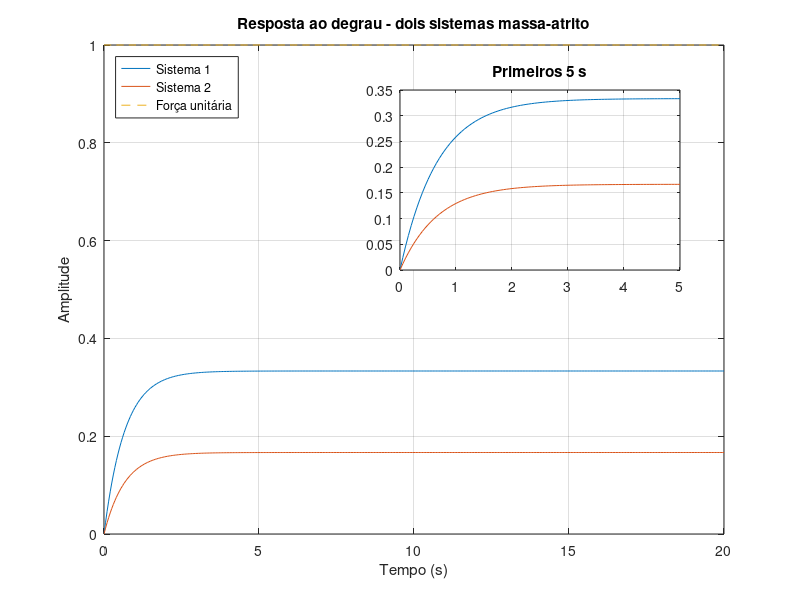
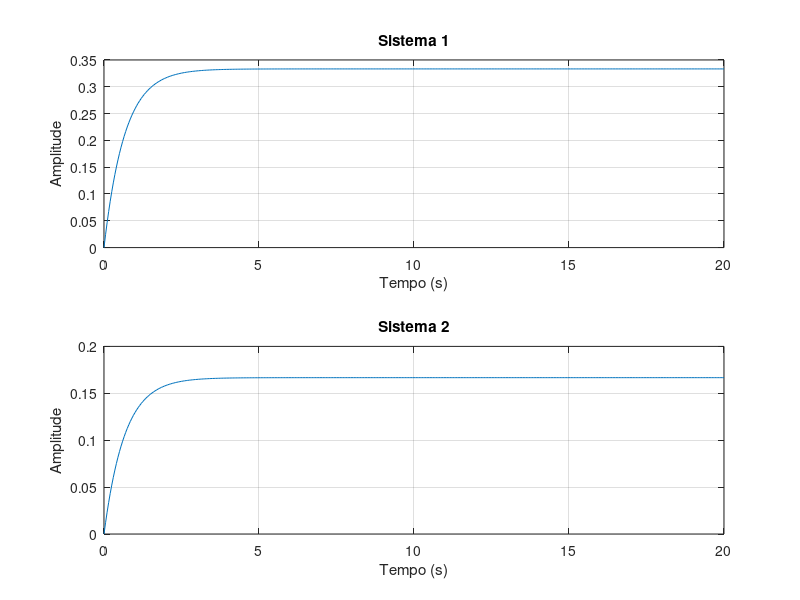
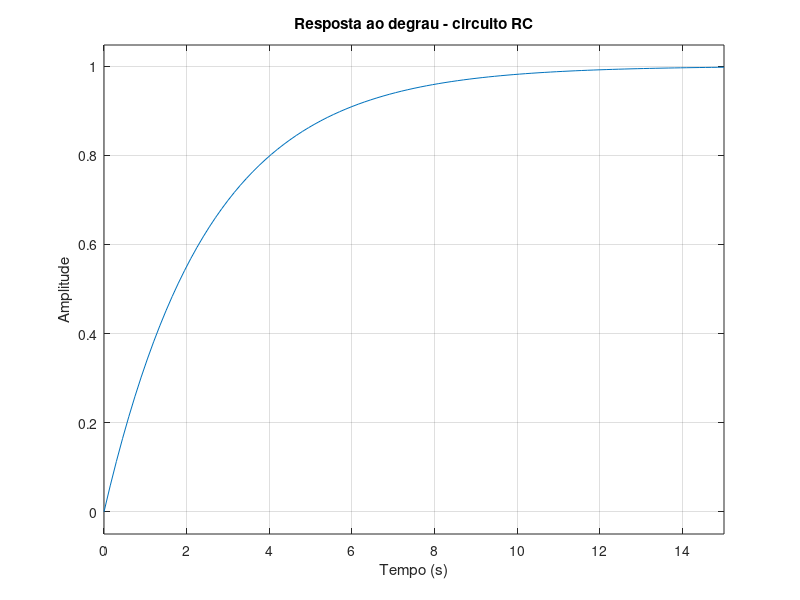
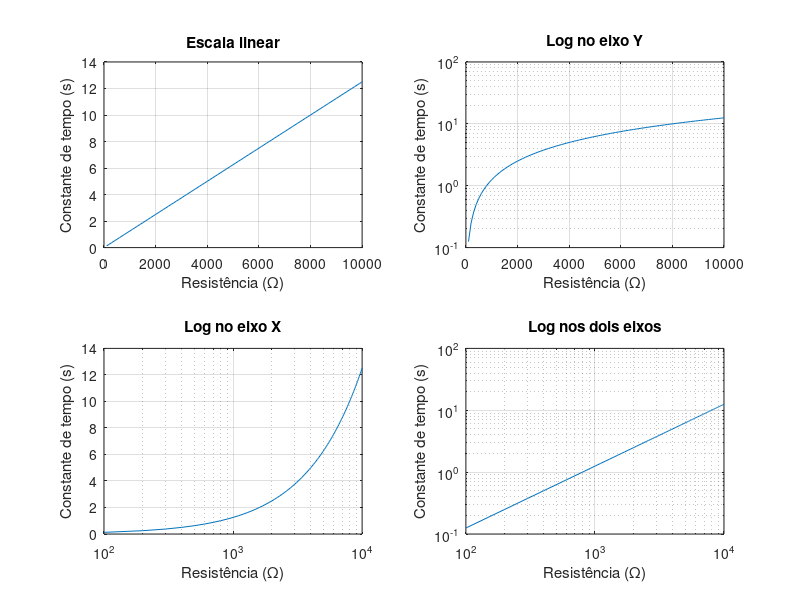

The MATLAB script that drew these images, in order: (Note: this script raises an error after producing the figures.)
%% Exercício 1 - Sistemas massa-atrito e comparação gráfica (Caixa Branca)
M1 = 2; B1 = 3;
M2 = 4; B2 = 6;

G1 = tf(1, [M1 B1])
G2 = tf(1, [M2 B2])

t = 0:0.05:20;
y1 = step(G1, t);
y2 = step(G2, t);

figure;
plot(t, y1, t, y2, t, ones(size(t)), '--');
xlabel('Tempo (s)');
ylabel('Amplitude');
title('Resposta ao degrau - dois sistemas massa-atrito');
legend('Sistema 1', 'Sistema 2', 'Força unitária', 'Location', 'northwest');
grid on;

sel = t <= 5;
axes('Position', [0.5 0.55 0.35 0.3]);
box on;
plot(t(sel), y1(sel), t(sel), y2(sel));
title('Primeiros 5 s');
grid on;

figure;
subplot(2,1,1);
plot(t, y1);
xlabel('Tempo (s)');
ylabel('Amplitude');
title('Sistema 1');
grid on;

subplot(2,1,2);
plot(t, y2);
xlabel('Tempo (s)');
ylabel('Amplitude');
title('Sistema 2');
grid on;

%% Exercício 2 - Circuito RC e comparação de escalas (Caixa Cinza)
R = 2000;
tau = 2.5;
C = tau/R

G = tf(1, [R*C 1])

figure;
step(G, 15);
xlabel('Tempo (s)');
ylabel('Amplitude');
title('Resposta ao degrau - circuito RC');
grid on;

Rteste = 100:100:10000;
tau_teste = Rteste * C;

figure;
subplot(2,2,1);
plot(Rteste, tau_teste);
xlabel('Resistência (\Omega)');
ylabel('Constante de tempo (s)');
title('Escala linear');
grid on;

subplot(2,2,2);
semilogy(Rteste, tau_teste);
xlabel('Resistência (\Omega)');
ylabel('Constante de tempo (s)');
title('Log no eixo Y');
grid on;

subplot(2,2,3);
semilogx(Rteste, tau_teste);
xlabel('Resistência (\Omega)');
ylabel('Constante de tempo (s)');
title('Log no eixo X');
grid on;

subplot(2,2,4);
loglog(Rteste, tau_teste);
xlabel('Resistência (\Omega)');
ylabel('Constante de tempo (s)');
title('Log nos dois eixos');
grid on;

%% Exercício 3 - Identificação e visualização de dados experimentais (Caixa Preta)
t = (0:25)';
u = [0 0 0 0 1 1 1 1 1 1 1 1 1 1 1 1 1 1 1 1 1 1 1 1 1 1];
y = [0.008 0.012 0.006 0.010 0.020 0.382 0.671 0.903 1.082 1.226 1.335 1.425 ...
     1.492 1.547 1.587 1.618 1.642 1.660 1.674 1.684 1.692 1.698 1.702 1.706 1.709 1.711];

u = u(:);
y = y(:);

figure;
subplot(2,1,1);
plot(t, u);
xlabel('Tempo (s)');
ylabel('Entrada u');
title('Entrada');
grid on;

subplot(2,1,2);
plot(t, y);
xlabel('Tempo (s)');
ylabel('Saída y');
title('Saída');
grid on;

figure;
plot3(t, u, y);
xlabel('Tempo (s)');
ylabel('Entrada u');
zlabel('Saída y');
title('Entrada e saída no tempo');
grid on;

Ts = 1;
dados = iddata(y, u, Ts);
G = tfest(dados, 1, 0)

figure;
compare(dados, G);

figure;
step(G, 25);
xlabel('Tempo (s)');
ylabel('Amplitude');
title('Resposta ao degrau do modelo identificado');
grid on;

%% Exercício 4 - Análise de diferentes circuitos RC (Caixa Cinza)
R1 = 1000; tau1 = 1.2;
R2 = 2000; tau2 = 2.8;
R3 = 3000; tau3 = 3.9;
R4 = 5000; tau4 = 7.0;

C1 = tau1/R1
C2 = tau2/R2
C3 = tau3/R3
C4 = tau4/R4

R = [R1 R2 R3 R4];
tau = [tau1 tau2 tau3 tau4];
C = [C1 C2 C3 C4];

figure;
plot3(R, tau, C, '-o');
xlabel('Resistência (\Omega)');
ylabel('Constante de tempo (s)');
zlabel('Capacitância (F)');
title('Quatro experimentos RC');
grid on;

G3 = tf(1, [R3*C3 1])

t = 0:0.05:20;
y3 = step(G3, t);

figure;
plot(t, y3);
xlabel('Tempo (s)');
ylabel('Amplitude');
title('Resposta ao degrau - Experimento 3');
grid on;

sel = t <= 5;
axes('Position', [0.5 0.2 0.35 0.35]);
box on;
plot(t(sel), y3(sel));
title('Primeiros 5 s');
grid on;

%% Exercício 5 - Análise completa de três tipos de modelagem
% Sistema A - Caixa Branca
MA = 3; BA = 5;
GA = tf(1, [MA BA])

% Sistema B - Caixa Cinza
RB = 1500; tauB = 3;
CB = tauB/RB
GB = tf(1, [RB*CB 1])

% Sistema C - Caixa Preta
tC = (0:20)';
uC = [0 0 0 1 1 1 1 1 1 1 1 1 1 1 1 1 1 1 1 1 1];
yC = [0.010 0.006 0.012 0.018 0.408 0.706 0.934 1.103 1.229 1.322 1.391 1.441 ...
      1.479 1.505 1.526 1.540 1.551 1.558 1.564 1.568 1.571];
uC = uC(:);
yC = yC(:);

Ts = 1;
dadosC = iddata(yC, uC, Ts);
GC = tfest(dadosC, 1, 0)

figure;
subplot(3,1,1);
step(GA, 20);
title('Sistema A - degrau');
grid on;

subplot(3,1,2);
step(GB, 20);
title('Sistema B - degrau');
grid on;

subplot(3,1,3);
step(GC, 20);
title('Sistema C - degrau');
grid on;

figure;
subplot(2,1,1);
plot(tC, uC);
xlabel('Tempo (s)');
ylabel('Entrada u');
title('Sistema C - entrada');
grid on;

subplot(2,1,2);
plot(tC, yC);
xlabel('Tempo (s)');
ylabel('Saída y');
title('Sistema C - saída');
grid on;

figure;
compare(dadosC, GC);

% Sistema A é caixa branca: o modelo vem das leis físicas do sistema massa-atrito,
% com todos os parâmetros (M e B) conhecidos previamente.
% Sistema B é caixa cinza: a estrutura do modelo (RC de 1a ordem) é conhecida, mas a
% capacitância C teve que ser determinada a partir de um dado medido (no caso, a constante de tempo).
% Sistema C é caixa preta: não se conhece a estrutura interna, ou seja, o modelo foi obtido
% apenas a partir dos dados de entrada e saída, por identificação (tfest).
